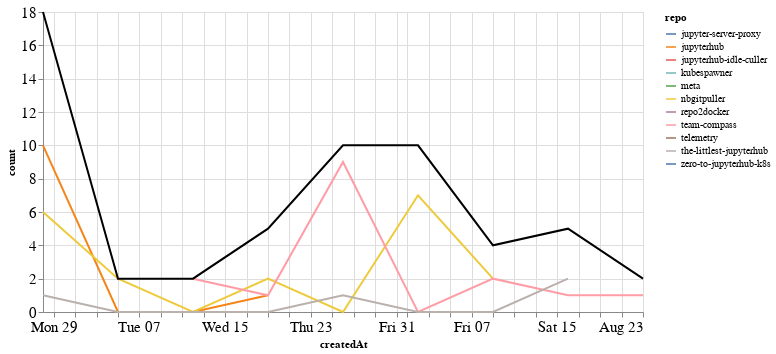

The notebook cell saved with this chart:
### Markdown cell above
## Comments

### Code cell
comments_time = comments.groupby('repo').resample('W', on='createdAt').count()['author'].reset_index()
comments_time = comments_time.rename(columns={'author': 'count'})
comments_time_total = comments_time.groupby('createdAt').agg({"count": "sum"}).reset_index()
ch1 = alt.Chart(comments_time, width=600).mark_line().encode(
    x='createdAt',
    y='count',
    color='repo',
    tooltip="repo"
)

ch2 = alt.Chart(comments_time_total, width=600).mark_line(color="black").encode(
    x='createdAt',
    y='count',
)

ch1 + ch2

### Figure 1 — Vega-Lite specification as saved in the notebook (floating-point values rounded to 4 significant figures)
{"config": {"axisLeft": {"labelFontSize": 15}, "axisBottom": {"labelFontSize": 15}}, "layer": [{"data": {"name": "data-b356b43f54c0657cb2b7ad89a1499ebb"}, "mark": "line", "encoding": {"color": {"type": "nominal", "field": "repo"}, "tooltip": {"type": "nominal", "field": "repo"}, "x": {"type": "temporal", "field": "createdAt"}, "y": {"type": "quantitative", "field": "count"}}, "width": 600}, {"data": {"name": "data-fdf3c65e2f2dc2a2e5359d4e48ea7b5a"}, "mark": {"type": "line", "color": "black"}, "encoding": {"x": {"type": "temporal", "field": "createdAt"}, "y": {"type": "quantitative", "field": "count"}}, "width": 600}], "$schema": "https://vega.github.io/schema/vega-lite/v4.8.1.json", "datasets": {"data-b356b43f54c0657cb2b7ad89a1499ebb": [{"repo": "jupyter-server-proxy", "createdAt": "2020-08-23T00:00:00", "count": 1}, {"repo": "jupyterhub", "createdAt": "2020-06-28T00:00:00", "count": 10}, {"repo": "jupyterhub", "createdAt": "2020-07-05T00:00:00", "count": 0}, {"repo": "jupyterhub", "createdAt": "2020-07-12T00:00:00", "count": 0}, {"repo": "jupyterhub", "createdAt": "2020-07-19T00:00:00", "count": 1}, {"repo": "jupyterhub-idle-culler", "createdAt": "2020-08-16T00:00:00", "count": 1}, {"repo": "kubespawner", "createdAt": "2020-08-02T00:00:00", "count": 2}, {"repo": "meta", "createdAt": "2020-06-28T00:00:00", "count": 1}, {"repo": "nbgitpuller", "createdAt": "2020-06-28T00:00:00", "count": 6}, {"repo": "nbgitpuller", "createdAt": "2020-07-05T00:00:00", "count": 2}, {"repo": "nbgitpuller", "createdAt": "2020-07-12T00:00:00", "count": 0}, {"repo": "nbgitpuller", "createdAt": "2020-07-19T00:00:00", "count": 2}, {"repo": "nbgitpuller", "createdAt": "2020-07-26T00:00:00", "count": 0}, {"repo": "nbgitpuller", "createdAt": "2020-08-02T00:00:00", "count": 7}, {"repo": "nbgitpuller", "createdAt": "2020-08-09T00:00:00", "count": 2}, {"repo": "repo2docker", "createdAt": "2020-07-19T00:00:00", "count": 1}, {"repo": "team-compass", "createdAt": "2020-07-12T00:00:00", "count": 2}, {"repo": "team-compass", "createdAt": "2020-07-19T00:00:00", "count": 1}, {"repo": "team-compass", "createdAt": "2020-07-26T00:00:00", "count": 9}, {"repo": "team-compass", "createdAt": "2020-08-02T00:00:00", "count": 0}, {"repo": "team-compass", "createdAt": "2020-08-09T00:00:00", "count": 2}, {"repo": "team-compass", "createdAt": "2020-08-16T00:00:00", "count": 1}, {"repo": "team-compass", "createdAt": "2020-08-23T00:00:00", "count": 1}, {"repo": "telemetry", "createdAt": "2020-08-16T00:00:00", "count": 1}, {"repo": "the-littlest-jupyterhub", "createdAt": "2020-06-28T00:00:00", "count": 1}, {"repo": "the-littlest-jupyterhub", "createdAt": "2020-07-05T00:00:00", "count": 0}, {"repo": "the-littlest-jupyterhub", "createdAt": "2020-07-12T00:00:00", "count": 0}, {"repo": "the-littlest-jupyterhub", "createdAt": "2020-07-19T00:00:00", "count": 0}, {"repo": "the-littlest-jupyterhub", "createdAt": "2020-07-26T00:00:00", "count": 1}, {"repo": "the-littlest-jupyterhub", "createdAt": "2020-08-02T00:00:00", "count": 0}, {"repo": "the-littlest-jupyterhub", "createdAt": "2020-08-09T00:00:00", "count": 0}, {"repo": "the-littlest-jupyterhub", "createdAt": "2020-08-16T00:00:00", "count": 2}, {"repo": "zero-to-jupyterhub-k8s", "createdAt": "2020-08-02T00:00:00", "count": 1}], "data-fdf3c65e2f2dc2a2e5359d4e48ea7b5a": [{"createdAt": "2020-06-28T00:00:00", "count": 18}, {"createdAt": "2020-07-05T00:00:00", "count": 2}, {"createdAt": "2020-07-12T00:00:00", "count": 2}, {"createdAt": "2020-07-19T00:00:00", "count": 5}, {"createdAt": "2020-07-26T00:00:00", "count": 10}, {"createdAt": "2020-08-02T00:00:00", "count": 10}, {"createdAt": "2020-08-09T00:00:00", "count": 4}, {"createdAt": "2020-08-16T00:00:00", "count": 5}, {"createdAt": "2020-08-23T00:00:00", "count": 2}]}}
